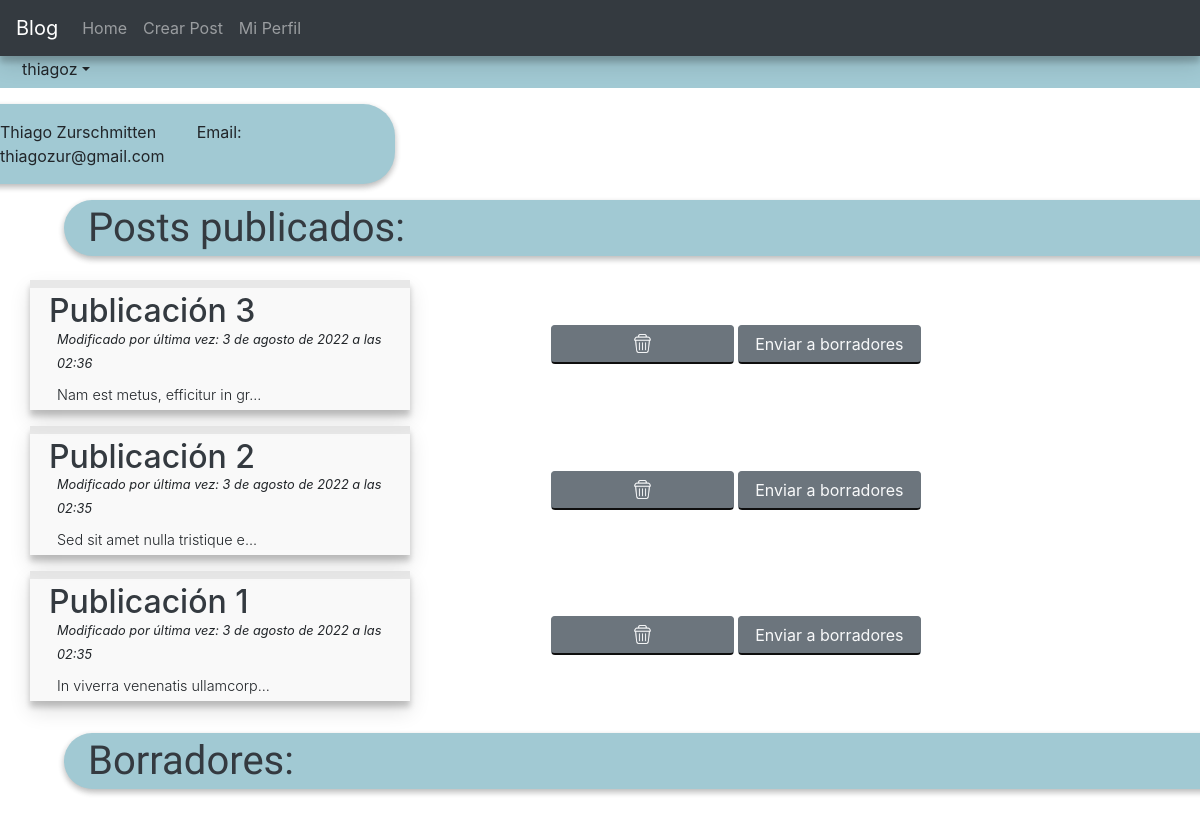
/blog/profile/ (signed in), run on an earlier commit of the app's database.
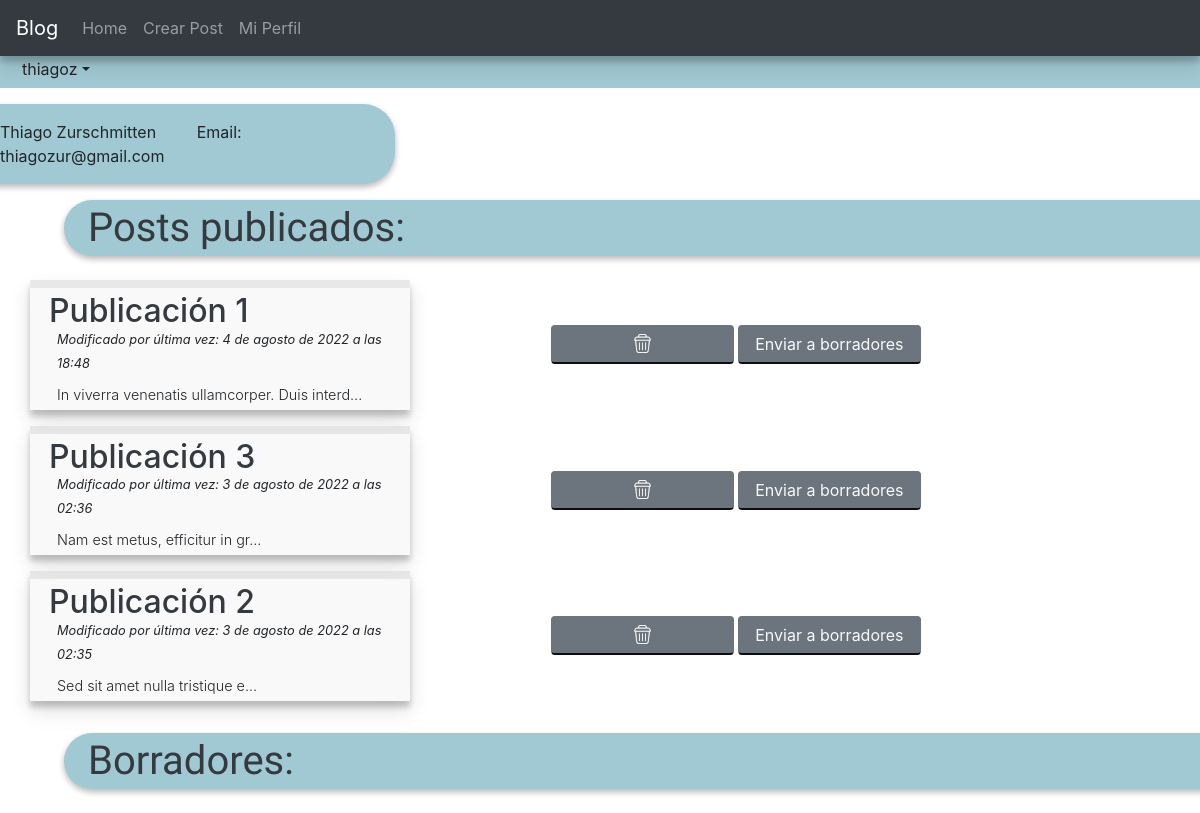
And on a later commit of the database.
### blogapp/models.py (models this page shows, shortened)
class Post(models.Model):
    class NewManager(models.Manager):
        def get_queryset(self):
            return super().get_queryset().filter(status='published')
    class NewManagerD(models.Manager):
        def get_queryset(self):
            return super().get_queryset().filter(status='draft')
    options = (
        ('draft', 'Draft'),
        ('published', 'Published'),
        )
    title = models.CharField(max_length=250)
    slug = models.SlugField(max_length=250, unique_for_date='publish')
    publish = models.DateTimeField(default=timezone.now)
    author = models.ForeignKey(User, on_delete=models.CASCADE, related_name='blogapp_posts')
    content = models.TextField()
    status = models.CharField(max_length=10, choices=options, default='draft')
    excerpt = models.TextField(null=True)
    objects = models.Manager()
    newmanager = NewManager()
    newmanagerd = NewManagerD()
    def get_absolute_url(self):
        return reverse('blog:post_single', args=[self.slug])
    class Meta:
        ordering = ('-publish',)

### blogapp/views.py (the view)
# urls.py: path('profile/', views.profile, name='profile'),
@login_required(login_url='/blog/auth/')
def profile(request):
    userobj = get_object_or_404(User, username=request.user)
    pposts = Post.newmanager.all().filter(author=request.user)
    dposts = Post.newmanagerd.all().filter(author=request.user)
    return render(request, 'profile.html', {'username' : userobj.username, 'user_firstname' : userobj.first_name, 'user_lastname' : userobj.last_name, 'user_email' : userobj.email, 'pposts' : pposts, 'dposts' : dposts})

### blogapp/templates/profile.html (shortened to what this page needs)
{% extends 'base.html' %}
{% block content %}
{% load static %}
<div class="row pl-4 notpop" style="background-color: rgb(161, 201, 211); margin-top: 3.5rem;">
        <h5 class="btn pt-0 m-0 dropdown-toggle" id="dropdownMenuButton" data-toggle="dropdown" aria-haspopup="true" aria-expanded="false">{{username}}</h5>
    </div>
<div class="row mt-3 notpop">
    <div class="col-4 shadertwo d-flex justify-content-center" style="background-color: rgb(161, 201, 211); border-radius: 0 2rem 2rem 0; border: 0px;">
        <p class="mt-3">{{user_firstname}} {{user_lastname}}&nbsp &nbsp &nbsp &nbsp &nbspEmail: {{user_email}}</p>
    </div>
</div>
<h1 class="col-12 mt-3 text-dark pl-4 pt-1 pb-1 shadertwo notpop" style="margin-left: 4rem; font-family: 'Mukta', sans-serif; font-weight: 400; background-color: rgb(161, 201, 211); border-radius: 2rem 0 0 2rem;">Posts publicados:</h1>
<div class="container mt-4">
    {% for post in pposts %}
        <div class="row align-items-center notpop">
            <div class="col-4 shaderone p-1 mb-3" style="background-color:  rgba(233, 233, 233, 0.295); border-top: .5rem inset rgba(209, 209, 209, 0.137);">
                <div class="col-12" style="margin-bottom: -.8rem;">
                    <a class="text-dark" href="{{post.get_absolute_url}}"><h2>{{post.title}}</h2></a>
                </div>
                <div class="col-12 ml-2"><small><i>Modificado por última vez: {{post.publish}}</i></small></div>
                <div class="col-12 mt-2 ml-2"><small class="font-weight-light" style="font-size: .9rem;">{{post.excerpt}}</small></div>
            </div>
            <div class="col-8">
                <button class="col-3 btn btn-secondary mb-3 popupbtn" style="border-bottom: 2px outset rgb(99, 99, 99);" type="button"><img class="btlight" style="height: 1.2rem; width: auto; margin-top: -.3rem;" src="{% static 'trashcan.png' %}" alt=""></button>
                <a class="col-3 btn btn-secondary mb-3 text-light" style="border-bottom: 2px outset rgb(99, 99, 99);" href="/blog/togglepost/{{post.slug}}">Enviar a borradores</a>
            </div>
        </div>
    {% endfor %}
</div>
<h1 class="col-12 mt-3 text-dark pl-4 pt-1 pb-1 shadertwo notpop" style="margin-left: 4rem; font-family: 'Mukta', sans-serif; font-weight: 400; background-color: rgb(161, 201, 211); border-radius: 2rem 0 0 2rem;">Borradores:</h1>
{% endblock %}

What changed in the data, as far as the page shows it:
changed Post "Publicación 1": publish "3 de agosto de 2022 a las 02:35" → "4 de agosto de 2022 a las 18:48"; excerpt "In viverra venenatis ullamcorp..." → "In viverra venenatis ullamcorper. Duis interd..."; moves up the list
